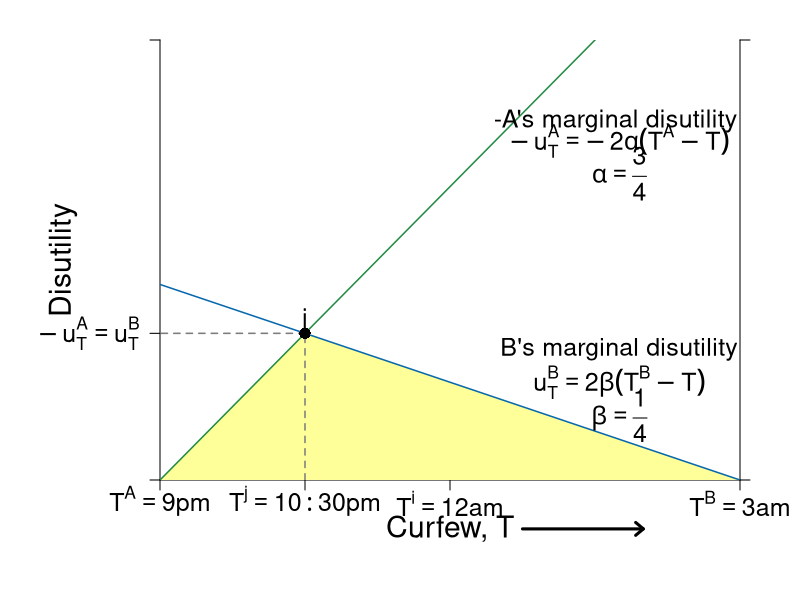

Recreate this plot in R.
#Graph Designer: Simon Halliday, Scott Cohn
#Authors: Bowles and Halliday
#Title: Coordination, Conflict and Competition: A Text in Microeconomics

library(shape)
pdf(file = "what_can_markets_do/curfew_bargaining.pdf", width = 10, height = 8)

# Set parameters for graphics
axislabelsize <- 1.8
labelsize <- 1.5
namesize <- 1.8
annotatesize <- 1.5
graphlinewidth <- 2
segmentlinewidth <- 1.5

COL <- c("#7fc97f", "#beaed4", "#fdc086", "#ffff99", "#386cb0", "#f0027f", "#bf5b17", "#666666")
COLA <- c("#e0f3db", "#99d8c9","#66c2a4","#41ae76", "#238b45", "#005824")
COLB <- c("#c6dbef", "#4eb3d3", "#2b8cbe", "#0868ac","#084081")
COLC <- c("#fcfbfd", "#efedf5", "#dadaeb", "#bcbddc", "#9e9ac8", "#807dba", "#6a51a3", "#54278f", "#3f007d")
grays <- gray.colors(25, start = 1, end = 0, alpha = 1)

#Edited the margins to cater for the larger LHS labels
par(mar =  c(6, 8, 2, 3))

#proportion of wealth functions

MUb <- function(x, beta = 1/2, Tb = 9){
  2*beta*(Tb - x)
}

MUa <- function(x, alpha = 1/2, Ta = 3){
  -2*alpha*(Ta - x)
}


#Add limits on axes and levels of utility for each function 
ylims <- c(0, 6.75)
xlims <- c(3, 9)

npts <- 501 
x <- seq(xlims[1], xlims[2], length.out = npts)
y <- seq(ylims[1], ylims[2], length.out = npts) 

plot(0, 0, xlim = xlims, ylim = ylims, type = "n",
     xlab = expression(paste("")),
     ylab = expression(paste("")), 
     xaxt = "n", 
     yaxt = "n", 
     cex.lab = axislabelsize, 
     bty = "n", 
     xaxs = "i", 
     yaxs = "i"
)

#x and y limits with plain axes without ticks/numbers to match previous graph; y axes on both sides

ticksx <- c(3, 4.5, 6,  9)
xlabels <- c(expression(paste(T^A == 9*p*m)), expression(paste(T^j == 10:30*p*m)), expression(paste(T^i == 12*a*m)), expression(paste(T^B  == 3*a*m)))
ticksy <- c(0,  MUb(4.5, beta = 1/4), ylims[2])
ylabels <- c(NA, expression(paste(-u[T]^A == u[T]^B)),  NA)

ticksy2 <- c(ylims[1], ylims[2])
ylabels2 <- seq(from = 0, to = ylims[2], by = 10)
axis(1, at = ticksx,  pos = 0, labels = xlabels, cex.axis = labelsize)
axis(2, at = ticksy,  pos = 3, labels = ylabels, las = 1, cex.axis = labelsize)
axis(4, at = ticksy2, pos = 9, labels = FALSE, las = 1, cex.axis = labelsize)


#Disutility polygon
xrent <- c(3, 4.5, 9, 3)
yrent <- c(MUa(3), MUa(4.5, alpha = 3/4), MUb(9), MUa(3))
polygon(xrent, yrent, col = COL[4], density = NULL, border = NA)


npts <- 503 
xx1 <- seq(xlims[1], xlims[2], length.out = npts)
xx2 <- seq(0, xlims[2], length.out = npts)
xx3 <- seq(xlims[1], 0, length.out = npts)
xx4 <- seq(-11, 0, length.out = npts)
xx5 <- seq(xlims[1], xlims[2], length.out = npts)

#Axis labels and draw linear utility functions
text(6, -0.75, expression(paste("Curfew, T")), xpd = TRUE, cex = axislabelsize, srt = 0) 
#text(, side = 1, line = 2, cex = axislabelsize)
text(xlims[1] - 1, 0.5*ylims[2], expression(paste("Disutility")), xpd = TRUE, cex = axislabelsize, srt = 90) 

# lines(xx1, MUb(xx1), col = COLB[4], lwd = graphlinewidth)
# lines(xx1, MUa(xx1), col = COLA[5], lwd = graphlinewidth)
lines(xx5, MUa(xx5, alpha = 3/4), col = COLA[5], lwd = segmentlinewidth, lty = 1)
lines(xx1, MUb(xx1, beta = 1/4), col = COLB[4], lwd = segmentlinewidth, lty = 1)

#Label points on line

# text(6, MUa(6) + 0.2, expression(paste(i)), cex = labelsize)
# segments(6, 0, 6, MUa(6), lty = 2, col = grays[20], lwd = segmentlinewidth)
# segments(0, MUa(6), 6, MUa(6), lty = 2, col = grays[20], lwd = segmentlinewidth)
# points(6, MUa(6), pch = 16, col = "black", cex = 1.5)

# text(7.5 + 0.1, MUa(7.5) - 0.1, expression(paste(g)), cex = labelsize)
# segments(7.5, MUb(7.5), 0, MUb(7.5), lty = 2, col = grays[20], lwd = segmentlinewidth)
# segments(7.5, MUa(7.5), 0, MUa(7.5), lty = 2, col = grays[20], lwd = segmentlinewidth)
# segments(7.5, 0, 7.5, MUa(7.5), lty = 2, col = grays[20], lwd = segmentlinewidth)
# points(7.5, MUb(7.5), pch = 16, col = "black", cex = 1.5)

# text(7.5 + 0.1, MUb(7.5) + 0.1, expression(paste(h)), cex = labelsize)
# points(7.5, MUa(7.5), pch = 16, col = "black", cex = 1.5)

text(4.5, MUb(4.5, beta = 1/4)  + 0.2, expression(paste(j)), cex = labelsize)
segments(4.5, MUb(4.5, beta = 1/4), 0, MUb(4.5, beta = 1/4), lty = 2, col = grays[20], lwd = segmentlinewidth)
segments(4.5, 0, 4.5, MUb(4.5, beta = 1/4), lty = 2, col = grays[20], lwd = segmentlinewidth)
points(4.5, MUa(4.5, alpha = 3/4), pch = 16, col = "black", cex = 1.5)


#Label relevant points on axes

#text(20, -.9, expression(paste("x*")), xpd = TRUE, cex = labelsize)
#text(33, -.9, expression(paste("a"[x])), xpd = TRUE, cex = labelsize)

#text(-2, 33, expression(paste(-u[x]^B*(x*minute))),  xpd = TRUE, cex = labelsize)
#text(-2, 7, expression(paste(u[x]^A*(x*minute))),  xpd = TRUE, cex = labelsize)

text(7.75, 2, expression(paste("B's marginal disutility")), xpd = TRUE, cex = labelsize)
text(7.75, 1.5, expression(paste(u[T]^B == 2*beta*(T^B - T))), xpd = TRUE, cex = labelsize)
#text(4, 5.5, expression(paste(beta == frac(1,2))), xpd = TRUE, cex = labelsize)
text(7.75, 1, expression(paste(beta == frac(1,4))), xpd = TRUE, cex = labelsize)


text(7.75, 5.5, expression(paste("-A's marginal disutility ")),  xpd = TRUE, cex = labelsize)
text(7.75, 5.2, expression(paste(-u[T]^A == -2*alpha*(T^A - T))),  xpd = TRUE, cex = labelsize)
#text(7.75, 5.5, expression(paste(alpha == frac(1,2))), xpd = TRUE, cex = labelsize)
text(7.75, 4.7, expression(paste(alpha == frac(3,4))), xpd = TRUE, cex = labelsize)

#Axis arrow
arrows(6.75, -0.75, 8, -0.75, xpd = TRUE, length=0.1,angle=40,lwd=3)


dev.off()
